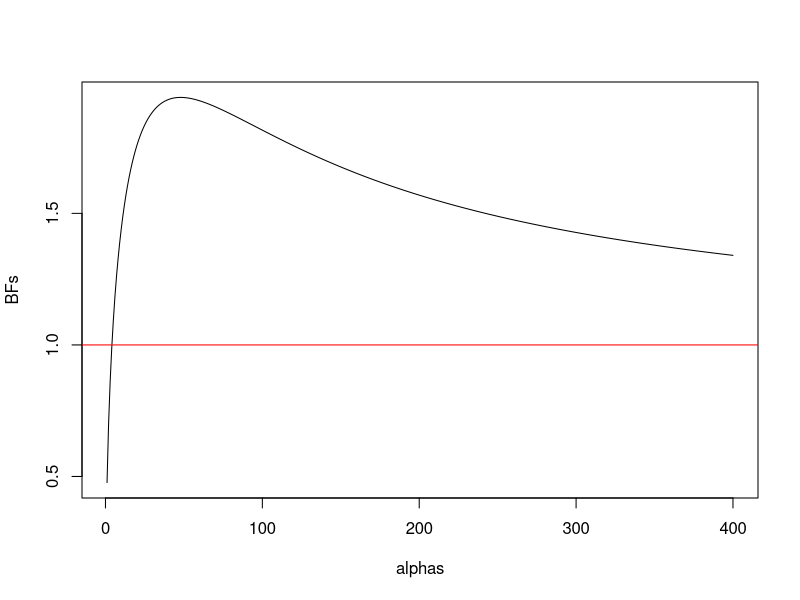
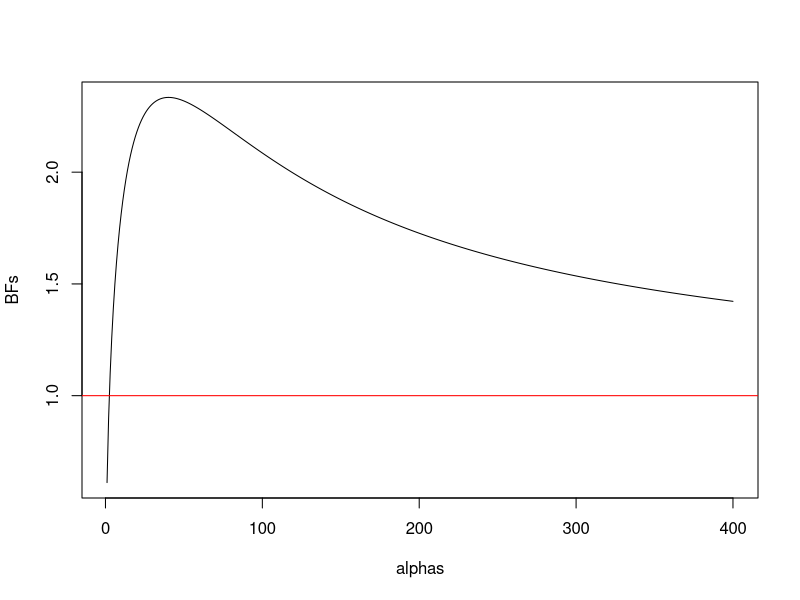

Recreate these plots in R, in order.
N = 250 
z = 140
p = 0.5

cbin = function(z, N, theta){
    sum = 0
    for(i in 0:z){
        sum = sum + dbinom(i, N, theta)
    }
    return(sum)
}

p_value = cbin(110, N, p) + (1 - cbin(139, N, p))

####################1.3
a = 1
b = 1

evidence_m0 = dbinom(z, N, 0.5)
evidence_m1 = beta(z+a, N-z+b)/beta(a,b)*choose(N, z)

BF10 = evidence_m1/evidence_m0
BF10

##################1.4
n = 400
BFs = rep(0, n)


for(a in 1:n){
    evidence_m0 = dbinom(z, N, 0.5)
    evidence_m1 = beta(z+a, N-z+a)/beta(a,a)*choose(N, z)
    BFs[a] = evidence_m1/evidence_m0
}
plot(1:n, BFs, 'l', xlab = 'alphas')
abline(1, 0, col = 'red')

max(BFs)

########1.7
theta_MLE = z/N
evidence_m2 = dbinom(z, N, theta_MLE)
evidence_m2/evidence_m0

#########1.9
p_value_new = cbin(109, N, p) + (1 - cbin(140, N, p))
p_value_new

##########1.10
z_new = 141

n = 400
BFs = rep(0, n)


for(a in 1:n){
    evidence_m0 = dbinom(z_new, N, 0.5)
    evidence_m1 = beta(z_new+a, N-z_new+a)/beta(a,a)*choose(N, z_new)
    BFs[a] = evidence_m1/evidence_m0
}
plot(1:n, BFs, 'l', xlab = 'alphas')
abline(1, 0, col = 'red')
max(BFs)
